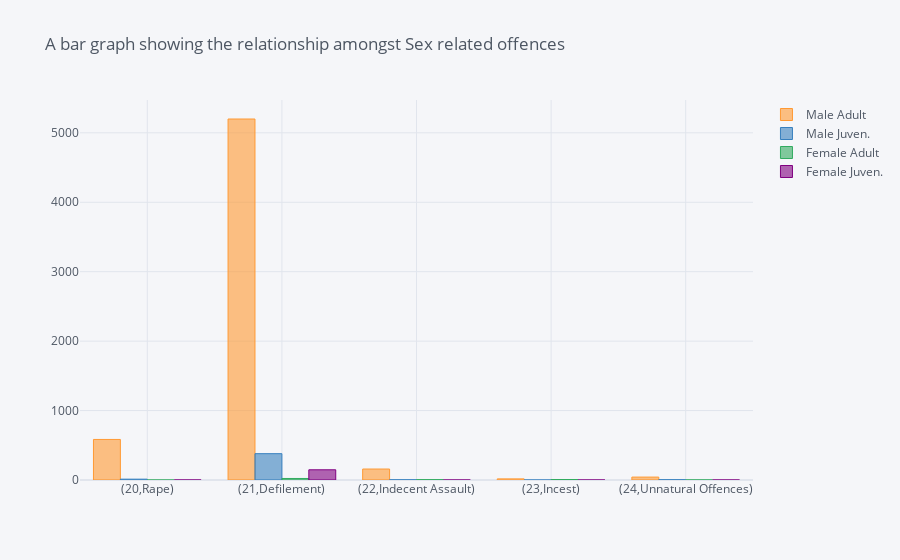

Write notebook code for a chart like this one.
### Code cell
# Plotting a bar graph for ActualOtherCrimes
relate.iplot(kind='bar',title='A bar graph showing the relationship amongst Sex related offences')

### Figure 1 — Plotly figure (JSON) as saved in the notebook; plotly's stock layout.template omitted (floating-point values rounded to 4 significant figures)
{"data": [{"marker": {"color": "rgba(255, 153, 51, 0.6)", "line": {"color": "rgba(255, 153, 51, 1.0)", "width": 1}}, "name": "Male Adult", "orientation": "v", "text": "", "type": "bar", "x": ["(20,Rape)", "(21,Defilement)", "(22,Indecent Assault)", "(23,Incest)", "(24,Unnatural Offences)"], "y": [584, 5199, 158, 16, 42]}, {"marker": {"color": "rgba(55, 128, 191, 0.6)", "line": {"color": "rgba(55, 128, 191, 1.0)", "width": 1}}, "name": "Male Juven.", "orientation": "v", "text": "", "type": "bar", "x": ["(20,Rape)", "(21,Defilement)", "(22,Indecent Assault)", "(23,Incest)", "(24,Unnatural Offences)"], "y": [12, 379, 3, 0, 4]}, {"marker": {"color": "rgba(50, 171, 96, 0.6)", "line": {"color": "rgba(50, 171, 96, 1.0)", "width": 1}}, "name": "Female Adult", "orientation": "v", "text": "", "type": "bar", "x": ["(20,Rape)", "(21,Defilement)", "(22,Indecent Assault)", "(23,Incest)", "(24,Unnatural Offences)"], "y": [0, 22, 5, 7, 1]}, {"marker": {"color": "rgba(128, 0, 128, 0.6)", "line": {"color": "rgba(128, 0, 128, 1.0)", "width": 1}}, "name": "Female Juven.", "orientation": "v", "text": "", "type": "bar", "x": ["(20,Rape)", "(21,Defilement)", "(22,Indecent Assault)", "(23,Incest)", "(24,Unnatural Offences)"], "y": [0, 147, 0, 0, 0]}], "layout": {"legend": {"bgcolor": "#F5F6F9", "font": {"color": "#4D5663"}}, "paper_bgcolor": "#F5F6F9", "plot_bgcolor": "#F5F6F9", "title": {"font": {"color": "#4D5663"}, "text": "A bar graph showing the relationship amongst Sex related offences"}, "xaxis": {"gridcolor": "#E1E5ED", "showgrid": true, "tickfont": {"color": "#4D5663"}, "title": {"font": {"color": "#4D5663"}, "text": ""}, "zerolinecolor": "#E1E5ED"}, "yaxis": {"gridcolor": "#E1E5ED", "showgrid": true, "tickfont": {"color": "#4D5663"}, "title": {"font": {"color": "#4D5663"}, "text": ""}, "zerolinecolor": "#E1E5ED"}}}
